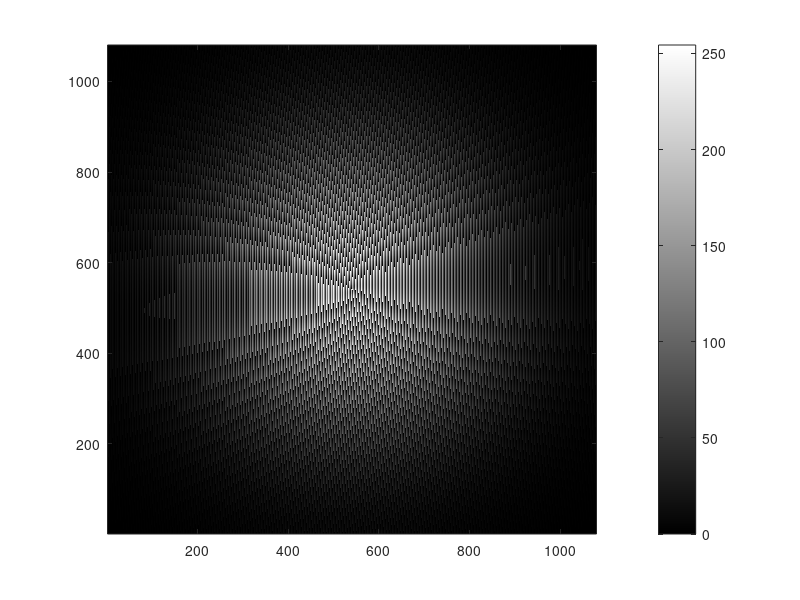

Write the MATLAB code that produced this figure.
% To create hologram patterns of Bessel Beam for uploading on SLM (Holoeye)
% Written By Zhenyu Wan (z.wan.1@research.gla.ac.uk)
% length unit: m

clear;
close all;

%% Input parameters
H = 1080;          % x pixel number
V = 1080;          % y pixel number
pixel_size = 8e-6; % pixel size

lambda = 532e-9;   % wavelength
d_grating = 6*8e-6;     % grating period
grating = 1;            % 1-have grating; 0-no grating
G_tha = -1;             % grating direction: right 1   left -1

% aberration compensation of SLM (a simplified compensation)
Compensate = 1;          % 1 for compensate with digital cylindrical lens; 2 for with digital lens; 0 for without both
f = 12.2;                % focal distance of compensated lens
RotatingAngle = pi*0.38; % Orientation of cylindrical lens

w0 = 2.5e-3;             % waist of Gaussian profile (to limit the beam size)
L = [1];                 % OAM orders
Alpha = [0.001];         % cone angle (Unit: radian) (=kr/k0)
A = [1];                 % weight of each component
InitialPhase =[0]*pi;    % initial phase of each component

%% Main
% Coordinates and Grids
y = linspace(-(V/2),(V/2)-1,V)*pixel_size; % Scales the hologram in the V direction
x = linspace(-(H/2),(H/2)-1,H)*pixel_size; % Scales the hologran in the H direction
[X,Y] = meshgrid(x,y);
phi = angle(X+1i*Y);
rho = sqrt(X.^2+Y.^2);

% Field creation
k0 = 2*pi/lambda;
Ln = length(L);
A = sqrt(A./Ln);                     % normalization
SuperposedField = zeros(V,H);
for m = 1:Ln
    alpha = Alpha(m);
    n = L(m);
    kr = alpha*k0;
    E_Bessel = A(m).*exp(1i*(-n*phi+kr*rho)+1i*InitialPhase(m));   % Bessel
    SuperposedField = SuperposedField + E_Bessel;
end

% compensating the SLM aberration
XR = cos(RotatingAngle)*X-sin(RotatingAngle)*Y; % rotating coordinates for cylindrical lens
if Compensate == 1  % cylindrical lens (gradient along X with rotating angle)
    Lens = exp(1i*k0/(2*f)*(XR.^2));
    SuperposedField = SuperposedField.*Lens; % compensate with cylindrical lens
end
if Compensate == 2  % digital lens
    Lens = exp(1i*k0/(2*f)*(X.^2+Y.^2));
    SuperposedField = SuperposedField.*Lens; % compensate with lens
end

% Add grating
phase = angle(SuperposedField);
THA = asin(lambda/d_grating)*G_tha;          % 1-order diffractive angle
if grating == 1
    PhaseTerm = mod(phase+2*pi/lambda*sin(THA)*X,2*pi);    % Add grating
else
    PhaseTerm = mod(phase,2*pi);    % Non-grating
end

GaussianProfile = exp(-rho.^2/w0^2);
PhaseTerm = PhaseTerm.*GaussianProfile;
SLM_pattern = PhaseTerm/2/pi*255;   % 0-255 corresponds to 0-2pi modulation

figure
imagesc(SLM_pattern);
axis square;
axis xy;
colorbar;
cmap=linspace(0/255,255/255,256);
cmaps=[cmap' cmap' cmap'];
colormap(cmaps);

%% Saving
n_l = length(L);
SavingAddress ='.\';
filename = strcat(SavingAddress,'BG-w',num2str(w0*1e3),'mm');
for n = 1:n_l
    if L(n) >= 0
        sign = '+'; TC = abs(L(n));
    else
        sign = '-'; TC = L(n);
    end
    filename = strcat(filename,'_l',sign,num2str(TC),'Alpha',num2str(Alpha(n)));
end

if grating == 1
    filename = strcat(filename,'_d',num2str(d_grating*1e6),'um_','forked',num2str(G_tha),'.bmp');
else
    filename = strcat(filename,'NonGrating.bmp');
end
imwrite(SLM_pattern,cmaps,filename,'bmp');
